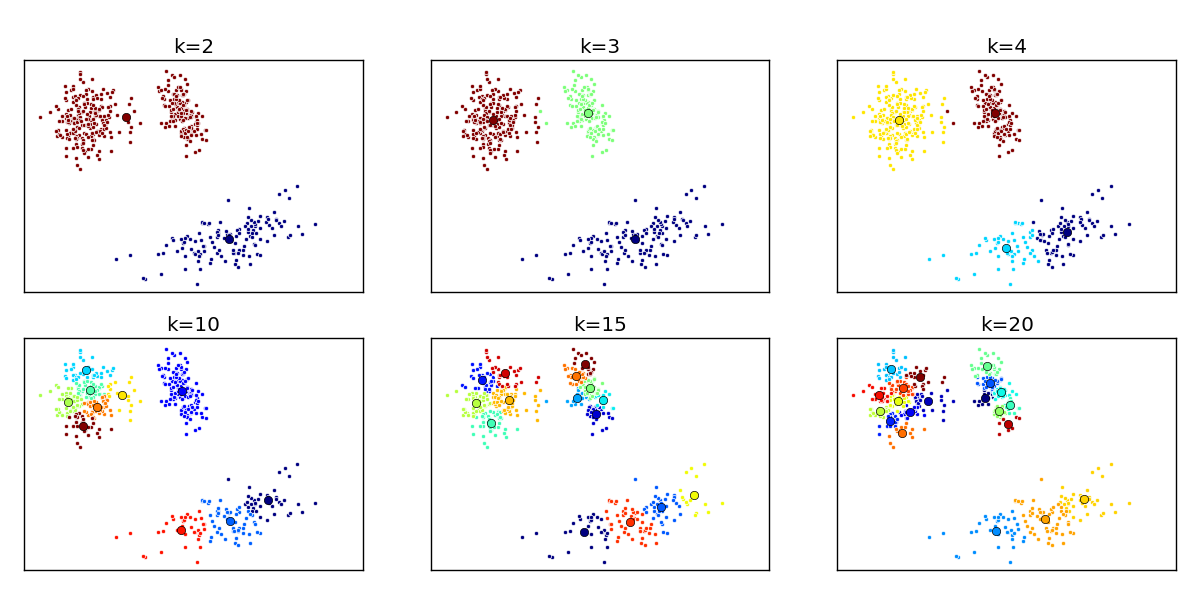

The Python source for this figure:
from __future__ import division
import numpy as np
import os
from collections import Counter
import nltk
from nltk import word_tokenize
from nltk.util import ngrams
import string
from collections import deque
from itertools import islice
import collections
import math
import argparse
import time
import json
from sklearn.metrics import accuracy_score
import matplotlib.pyplot as plt
from sklearn.metrics import confusion_matrix
import re
import matplotlib.pyplot as plt
import itertools
import sys
import random

import processDoc
import kmeans_utils
# from processDoc import *


class Lloyd:
    """
    @var K_set: a list of K to try kmeans
    @var data: a set of data points from 2D synthetic Gausssian mixture 
               one data point is a tuple [label, x1,x2]
    @ var rep_count: given a K, the number of repetitive run of Kmeans
    """

    def __init__(self,k_list,data,rep_count,K):
        self.k_list = k_list
        self.data = data
        self.N = len(data)  ## count of data points
        self.rep_count = rep_count
        self.K = K

    '''
    @ center_dict : label: center[x1,x2]
    @ cluster_dict: label: set of points[label, x1, x2]
    '''
    def ojective_func(self,center_dict,cluster_dict):
        J = 0.0
        for label,center in center_dict.iteritems():
            # distance within class
            point_set = cluster_dict[label]
            J += kmeans_utils.norm_to_center(point_set,center)
        return J
    


    '''
    run Kmeans one time with a given K
    clusters are represented as a dict: {label: set of [x1,x2]}
    cluster centers are a dict of {label: center loc[x1,x2]}
    @ return J, and cluster_dict
    '''
    def kmeans(self,K):
        data = self.data
        J = float('inf')
        diff = float('inf')
        cluster_dict = dict()
        center_dict = dict()
        # class label : 0,1,2,....K
        labels=list(range(K))
        # Init: randomly pick K points without replacement as centers
        centers_list = random.sample(data,K)
        print("random centers:",centers_list)
        center_dict = dict(zip(labels,centers_list))    
        iter_count = 0

        while diff>0:
            print("------- iter_count----------",iter_count)         
            # E- step , assigning points to K centers
            for point in data:
                shortest = float('inf')        
                # current cluster lable of this data point
                cur_center = 999
                for label,center in center_dict.iteritems():
                    dist_temp=kmeans_utils.l2_norm(point, center)
                 #   print("dist_temp",dist_temp)
                    # dist_temp_list.append(utils.l2_norm(point, center))
                # shortest = min(dist_temp_list)
                #     # argmin
                # index = dist_temp_list.index(shortest)
                    if dist_temp<shortest:
                        shortest = dist_temp
                        cur_center = label
                # print("cur_center",cur_center,"of point:",point)
                # assign current point to a cluster
                if cluster_dict.has_key(cur_center):
                    cluster_dict[cur_center].add(point)
                else:
                    temp_set = set()
                    temp_set.add(point)
                    cluster_dict[cur_center] = temp_set
                           
            #  M- step, reassign new centers
            for label,point_set in cluster_dict.iteritems():
                cluster_center = kmeans_utils.cluster_center(point_set)
                center_dict[label] = cluster_center
                # print("label in cluster_dict, and its center",label,cluster_center )
                # print("label in cluster_dict, and len of pointset",label,len(point_set) )

            # get objective value j
            J_new = self.ojective_func(center_dict,cluster_dict)
            print("J_new:",J_new,"J",J,"iter_count",iter_count)
            diff = J-J_new
            print("----diff----",diff)
            J = J_new
            iter_count = iter_count+1
            if diff>0.0:
            # clear cluster_dict
                for label,val in cluster_dict.iteritems():
                    print("end of iter label",label,"val",len(val))
                    cluster_dict[label].clear()           

        print("final iter_count:",iter_count)
        return J,center_dict,cluster_dict


    '''
    run Kmeans++ one time with a given K
    clusters are represented as a dict: {label: set of [x1,x2]}
    cluster centers are a dict of {label: center loc[x1,x2]}
    @ return J, and cluster_dict
    '''
    def kmeans_plus(self,K):
        data = self.data
        J = float('inf')
        diff = float('inf')
        cluster_dict = dict()
        center_dict =  self.init_k_kmeans_plus(K)
        # class label : 0,1,2,....K
        labels=list(range(K))
        # Init: Pick the first cluster center u1 uniformly at random from the data 
        iter_count = 0
        # initial assignment of cluster
        while diff>0:
            print("------- iter_count----------",iter_count)         
            # E- step , assigning points to K centers
            for point in data:
                shortest = float('inf')
                dist_temp_list = list()          
                # current cluster lable of this data point
                cur_center = 999
                for label,center in center_dict.iteritems():
                    dist_temp=kmeans_utils.l2_norm(point, center)
 
                # index = dist_temp_list.index(shortest)
                    if dist_temp<shortest:
                        shortest = dist_temp
                        cur_center = label
                # print("cur_center",cur_center,"of point:",point)
                # assign current point to a cluster
                if cluster_dict.has_key(cur_center):
                    cluster_dict[cur_center].add(point)
                else:
                    temp_set = set()
                    temp_set.add(point)
                    cluster_dict[cur_center] = temp_set
                           
            #  M- step, reassign new centers
            for label,point_set in cluster_dict.iteritems():
                cluster_center = kmeans_utils.cluster_center(point_set)
                center_dict[label] = cluster_center
                # print("label in cluster_dict, and its center",label,cluster_center )
                # print("label in cluster_dict, and len of pointset",label,len(point_set) )

            # get objective value j
            J_new = self.ojective_func(center_dict,cluster_dict)
            print("J_new:",J_new,"J",J,"iter_count",iter_count)
            diff = J-J_new
            print("----diff----",diff)
            J = J_new
            iter_count = iter_count+1
            # clear cluster_dict
            if diff>0.0:
                for label,val in cluster_dict.iteritems():
                    print("end of iter label",label,"val",len(val))
                    cluster_dict[label].clear()           

        print("final iter_count:",iter_count)
        return J,center_dict,cluster_dict



    '''
    initialize cluster assignment for Kmeans ++
    '''
    def init_k_kmeans_plus(self,K):
        data = self.data
        center_dict = dict()
        # class label : 0,1,2,....K
        labels=list(range(K))
        # Init: Pick the first cluster center u1 uniformly at random from the data 
        # centers_list = random.sample(data,K)
        centers_list = list()
        first_center = random.sample(data,1)
        centers_list.append(first_center)
        print("first center:",first_center)  
        center_dict[labels[0]] = first_center[0]

        # initial assignment of cluster
        for j in range(1,K):
            print("--------- j-------------",j)   
            dist_temp_dict = dict()
           # list of D^2 for each data point
            for point in data:
                
                
                shortest = float('inf')         
                # current cluster lable of this data point
                cur_center = 999
                # loop through previous existing j+1 cluster
                for label,center in center_dict.iteritems():
                    dist = float("inf")
                    # print(label,center)
                    # print("data point",point)
                    dist=kmeans_utils.l2_norm(point, center)
                    # print("dist_temp",dist)
                    if dist<shortest:
                        shortest = dist
                        cur_center = label
                # print("shortest dist",shortest)
                dist_temp_dict[point] = shortest
                
            new_center = kmeans_utils.random_pick_prob(dist_temp_dict)
            # add new center to center_dict
            center_dict[labels[j]]= new_center
            
            print("---- intial K centers-------")
            for label,point in center_dict.iteritems():
                print(label,point)

        return center_dict


    

    '''
    run Kmeans of a given K for n times and choose the best resulting 
    clustering given the objective J
    return the best estimation
    '''
    def best_rep_kmeans(self,K,n):
        J = float("inf")      
        for i in range(n):
            J_temp,center_dict,cluster_dict = self.kmeans(K)
            if J_temp<J:
                J = J_temp
                best_center_dict,best_cluster_dict =center_dict,cluster_dict
        return J,best_center_dict,best_cluster_dict


    '''
    run Kmeans of a given K for n times and choose the best resulting 
    clustering given the objective J
    return summary stat of all estimations
    '''
    def rep_kmeans(self,K,n):
       
        J_set = set() 
        #  a set of cluster centers
        center_list= list()
        for i in range(n):
            J_temp,center_dict,cluster_dict = self.kmeans(K)
            J_set.add(J_temp)
            center_list.extend(center_dict.values())
               
        min_J, max_J, mean_J, sd_J = kmeans_utils.sum_stat(J_set)   
        # print("center_list",center_list)
        print("min_J:",min_J,"max_J",max_J,"mean_J",mean_J,"sd_J",sd_J)      
        return center_list


    '''
    run Kmeans++ of a given K for n times and choose the best resulting 
    clustering given the objective J
    return summary stat of all estimations
    '''
    def rep_kmeans_plus(self,K,n):
        
        J_set = set() 
        #  a set of cluster centers
        center_list= list()
        for i in range(n):
            J_temp,center_dict,cluster_dict = self.kmeans_plus(K)
            J_set.add(J_temp)
            center_list.extend(center_dict.values())
               
        min_J, max_J, mean_J, sd_J = kmeans_utils.sum_stat(J_set)   
        # print("center_list",center_list)
        print("min_J:",min_J,"max_J",max_J,"mean_J",mean_J,"sd_J",sd_J)      
        return center_list

    
    '''
    plot K clusters using multiple colors
    ref: http://scikit-learn.org/stable/auto_examples/cluster/plot_mini_batch_kmeans.html
    '''
    def plot_cluster_bycolor(self,k_list):
        print("---begin Plotting---------------")
        
        fig = plt.figure(figsize=(12,6))
        fig.subplots_adjust(left=0.02, right=0.98, bottom=0.05, top=0.9)
        cmap = plt.get_cmap('jet')
        # loop a list of different K
        for i in range(len(k_list)):
            ax = fig.add_subplot(2,3,i+1)
            k = k_list[i]
            # choose k colors from color map
            colors = cmap(np.linspace(0, 1, k))
            # run Kmeans
            J,center_dict,cluster_dict = self.kmeans(k)
           
            for k,col in zip(range(k),colors):
                # my_members = k_means_labels == k
                cluster_center = center_dict[k]
                # make points represented in n * 2 array [x1,x2]
                point_array =kmeans_utils.points_to_array(cluster_dict[k],2)

                ax.plot(point_array[:,0],point_array[:,1],'w',
                markerfacecolor = col,marker='.')
                ax.plot(cluster_center[0],cluster_center[1],'o',
                markerfacecolor = col,markeredgecolor='k',markersize=6)
            ax.set_title('k=%d'%(k+1))
            ax.set_xticks(())
            ax.set_yticks(())
            # plt.text(-3.5,1.8,'k=%d'%k)
        plt.savefig('kmeans.png')


    '''
    plot all centers with K = 3, repeated Kmeans for 20 times
    ref: http://scikit-learn.org/stable/auto_examples/cluster/plot_kmeans_digits.html 
   
    '''
    def plot_repetitive_kmeans(self):
        print("---begin Plotting---------------")   
        K = self.K
        data = self.data
        rep_count = self.rep_count
        
        fig = plt.figure(figsize=(12,8))
        center_list = self.rep_kmeans(K,rep_count)
        # convert center_list to array
        center_array = np.asarray(center_list)
        
        point_array = kmeans_utils.points_to_array(data,2)
        plt.plot(point_array[:,0],point_array[:,1],'w',
        marker ='.',markerfacecolor = 'grey')
        plt.plot(center_array[:,0],center_array[:,1],'o',
        marker ='.',markerfacecolor = 'black',markersize=12)
           
            # plt.text(-3.5,1.8,'k=%d'%k)
        plt.savefig('rep_kmeans.png')


    '''
    plot all centers with K = 3, repeated Kmeans for 20 times
    ref: http://scikit-learn.org/stable/auto_examples/cluster/plot_kmeans_digits.html 
   
    '''
    def plot_repetitive_kmeans_plus(self):
        print("---begin Plotting---------------")   
        K = self.K
        data = self.data
        rep_count = self.rep_count
        
        fig = plt.figure(figsize=(12,8))
        plt.clf()
        center_list = self.rep_kmeans_plus(K,rep_count)
        # convert center_list to array
        center_array = np.asarray(center_list)
        
        point_array = kmeans_utils.points_to_array(data,2)
        plt.plot(point_array[:,0],point_array[:,1],'w',
        marker ='.',markerfacecolor = 'grey')
        plt.plot(center_array[:,0],center_array[:,1],'o',
        marker ='.',markerfacecolor = 'black',markersize=12)
           
            # plt.text(-3.5,1.8,'k=%d'%k)
        plt.savefig('rep_kmeans_plus.png')







def main():
    filename = "2DGaussianMixture.csv"
    GM_set = processDoc.read_csv(filename)
    # for item in GM_set:
    #     print item
    print(len(GM_set))
    k_set = set([2,3,4,10,15,20])
    k_list = [2,3,4,10,15,20]
    K = 3
    rep_count = 20
    lly = Lloyd(k_list,GM_set,rep_count,K)


    # print("begin K-means")
    # J,center_dict,cluster_dict = lly.kmeans(K)
    # print("object func",J)
    # for label,center in center_dict.iteritems():
    #     print(label,center)

    # print("begin K-means ++")
    # J,center_dict,cluster_dict = lly.kmeans_plus(K)
    # print("object func",J)
    # for label,center in center_dict.iteritems():
    #     print(label,center)

   
    # lly.plot_cluster_bycolor(k_list)

    # ---------plot Kmeans with different K---------
    # run Lylod for 20 times with K = 3

    # lly.rep_kmeans(K,rep_count)

    lly.plot_repetitive_kmeans()
    # lly.plot_repetitive_kmeans_plus()

    




if __name__ == "__main__":
    main()
